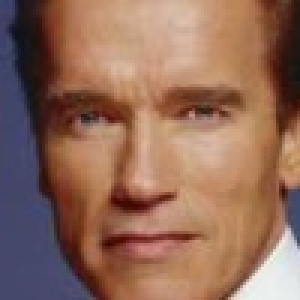
#> input picture project3/data/arnold2/1.jpg, 100 x 100 px, given as the content of the folder data/arnold, which was not available (shown 3 times larger)
$ python face_recognition.py   (Python 2 division)
#> lines starting #> are read from the running program, lines starting #| are printed output that depends on the picture; pictures that were not available may be replaced by others from this repository, and a replacement may not be noted
import cv2
import cv2.cv as cv
import os
import numpy as np
import fnmatch


def create_database(directory, show = False):
    '''
    Process all images in the given directory.
    Every image is cropped to the detected face, resized to 100x100 and save
    in another directory (orignal directory name + "2").

    @param directory:    directory to process
    @param show:         bool, show all intermediate results

    '''
#> called with directory = 'data/arnold', show = False
    # load a pre-trained classifier
    cascade = cv2.CascadeClassifier("data/haarcascade_frontalface_alt.xml")

    # loop through all files
    for filename in fnmatch.filter(os.listdir(directory),'*.jpg'):
        file_in = directory+"/"+filename
        file_out= directory+"2/"+filename
        img = cv2.imread(file_in)
#> img is the input picture: shape (100, 100, 3); mean B, G, R 89.7, 106.8, 145.9
        if show:
            cv2.imshow('img',img)
            cv2.waitKey(0)
        # do face detection
        gray = cv2.cvtColor(img, cv2.COLOR_BGR2GRAY)
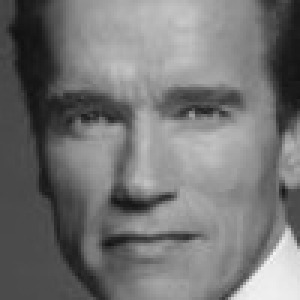
#> gray: shape (100, 100) (shown 3 times larger); min 17, max 245, mean 116.6
        gray = cv2.equalizeHist(gray)
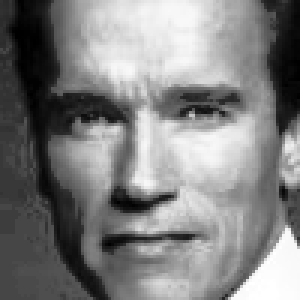
#> gray: shape (100, 100) (shown 3 times larger); min 0, max 255, mean 128.4
        rects = cascade.detectMultiScale(gray, scaleFactor=1.3, minNeighbors=4,
                                         minSize=(30, 30),
                                         flags = cv.CV_HAAR_SCALE_IMAGE)
#> rects = [[8, 6, 84, 84]]

        # extract geometry info for first (and only face)
        x, y, w, h = [ v for v in rects[0,:] ]
#> x = 8; y = 6; w = 84; h = 84

        # show detected result
        if show:
            vis = img.copy()
            cv2.rectangle(vis, (x, y), (x+w, y+h), (0, 255, 0), 2)
            cv2.imshow('img', vis)
            cv2.waitKey(0)

        # crop image to the rectangle and resample it to 100x100 pixels
        result = cv2.resize( img[y:y+h, x:x+w,:], (100,100) )
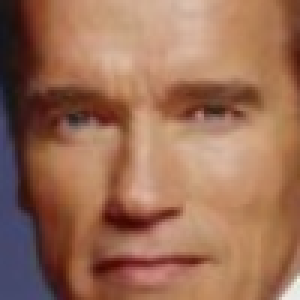
#> result: shape (100, 100, 3) (shown 3 times larger); mean B, G, R 86.1, 109.7, 155.3
#> pass 2 of the loop `for directory in ["data/arnold", "data/barack"]:`:

        # show result
        if show:
            cv2.imshow('img', result)
            cv2.waitKey(0)

        # save the face in a second directory
        cv2.imwrite(file_out, result)
    cv2.destroyAllWindows()

def createX(directory,nbDim=10000):
    '''
    Create an array that contains all the images in directory.
    @return np.array, shape=(nb images in directory, nb pixels in image)
    '''
#> called with directory = 'data/arnold2', nbDim = 10000
    filenames = fnmatch.filter(os.listdir(directory),'*.jpg')
    nbImages = len(filenames)
    X = np.zeros( (nbImages,nbDim), dtype=np.uint8 )
    for i,filename in enumerate( filenames ):
        file_in = directory+"/"+filename
        img = cv2.imread(file_in)
        gray = cv2.cvtColor(img, cv2.COLOR_BGR2GRAY)
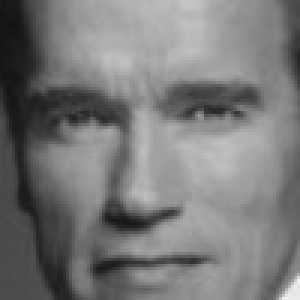
#> gray: shape (100, 100) (shown 3 times larger); min 18, max 240, mean 120.7
        gray = cv2.equalizeHist(gray)
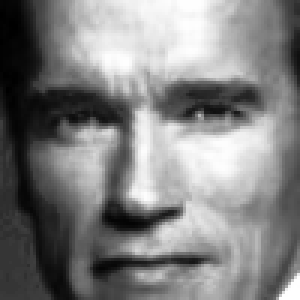
#> gray: shape (100, 100) (shown 3 times larger); min 0, max 255, mean 128.5
        X[i,:] = gray.flatten()
#> pass 2 of the loop in createX, `for i,filename in enumerate( filenames ):`:
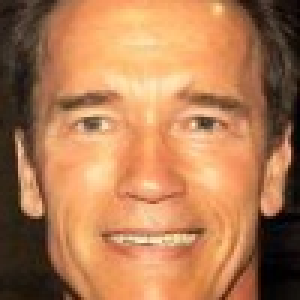
#> input picture project3/data/arnold2/2.jpg, 100 x 100 px (shown 3 times larger)
#> in createX, img is the input picture: shape (100, 100, 3); mean B, G, R 83.2, 123.3, 178.2
#> in createX, `gray = cv2.cvtColor(img, cv2.COLOR_BGR2GRAY)`:
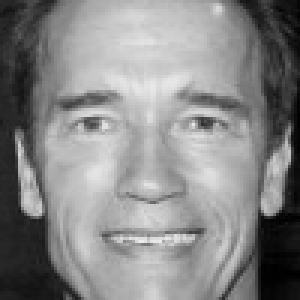
#> gray: shape (100, 100) (shown 3 times larger); min 0, max 237, mean 135.2
#> in createX, `gray = cv2.equalizeHist(gray)`:
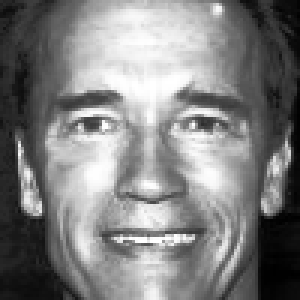
#> gray: shape (100, 100) (shown 3 times larger); min 0, max 255, mean 128.2
#> pass 3 of the loop in createX, `for i,filename in enumerate( filenames ):`:
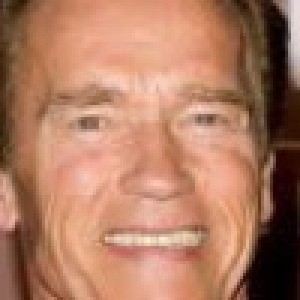
#> input picture project3/data/arnold2/3.jpg, 100 x 100 px (shown 3 times larger)
#> in createX, img is the input picture: shape (100, 100, 3); mean B, G, R 98, 123, 175
#> in createX, `gray = cv2.cvtColor(img, cv2.COLOR_BGR2GRAY)`:
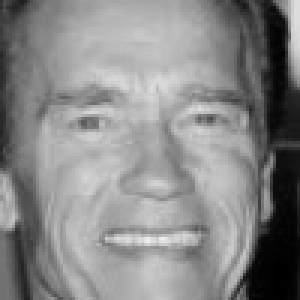
#> gray: shape (100, 100) (shown 3 times larger); min 0, max 240, mean 135.7
#> in createX, `gray = cv2.equalizeHist(gray)`:
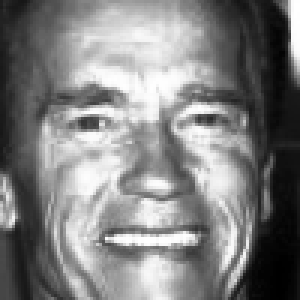
#> gray: shape (100, 100) (shown 3 times larger); min 0, max 255, mean 128.1
#> the loop made 4 passes; the first 3 are shown
    return X

def project(W, X, mu):
    '''
    Project X on the space spanned by the vectors in W.
    mu is the average image.
    '''
    return cv2.PCAProject(X, mu, W)

def reconstruct(W, Y, mu):
    '''
    Reconstruct an image based on its PCA-coefficients Y, the eigenvectors W
    and the average mu.
    '''
    return cv2.PCABackProject(Y, mu, W)

def pca(X, nb_components=0):
    '''
    Do a PCA analysis on X
    @param X:                np.array containing the samples
                             shape = (nb samples, nb dimensions of each sample)
    @param nb_components:    the nb components we're interested in
    @return: return the nb_components largest eigenvalues and eigenvectors of
             the covariance matrix and return the average sample
    '''
    [n,d] = X.shape
    if (nb_components <= 0) or (nb_components>n):
        nb_components = n

    return cv2.PCACompute(X, maxComponents=nb_components)

def normalize(img):
    '''
    Normalize an image such that it min=0 , max=255 and type is np.uint8
    '''
    return (img*(255./(np.max(img)-np.min(img)))+np.min(img)).astype(np.uint8)

if __name__ == '__main__':
    # create database of normalized images
    for directory in ["data/arnold", "data/barack"]:
        create_database(directory)

    # create big X arrays for arnold and barack
    Xa = createX("data/arnold2")
    Xb = createX("data/barack2")

    # take one part of the images for the training set, the rest for testing
    nbTrain = 6
    Xtest = np.vstack( (Xa[nbTrain:,:],Xb[nbTrain:,:]) )
#> Xtest = empty array
    Ctest = ["arnold"]*(Xa.shape[0]-nbTrain) + ["barack"]*(Xb.shape[0]-nbTrain)
#> Ctest = []
    Xa = Xa[0:nbTrain,:]
    Xb = Xb[0:nbTrain,:]

    # do pca
    [mua, eigenvectorsa] = pca(Xa,nb_components=6)
#> (the run stopped early here; a loop or call above may not have finished)
